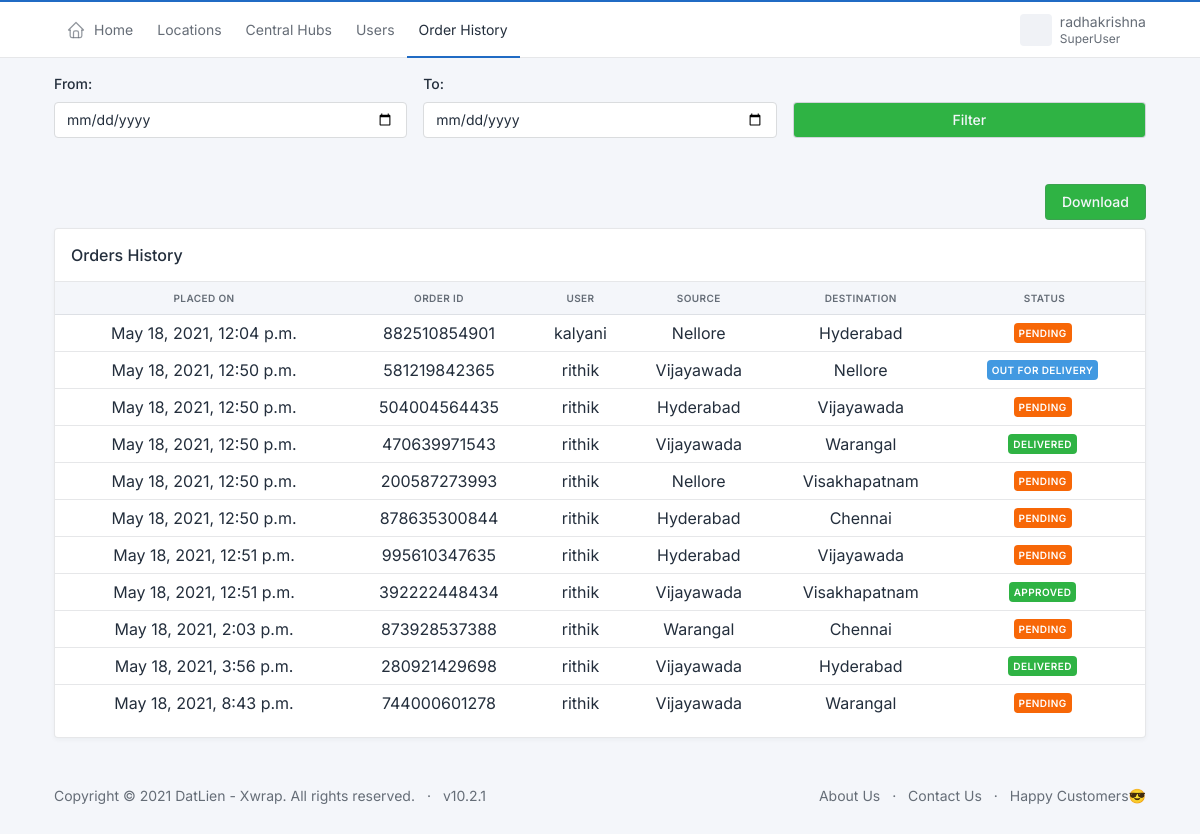
/datlien_admin/orders_history/ (signed in), run on an earlier commit of the app's database.
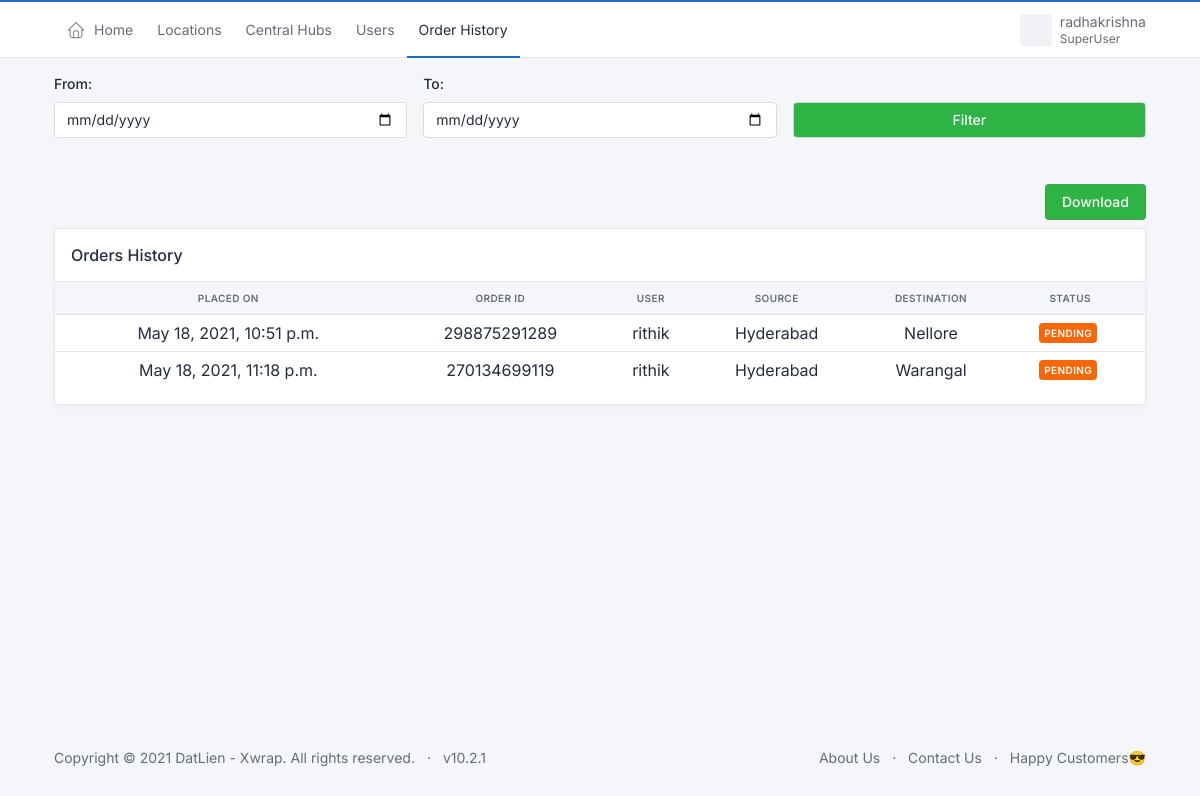
And on a later commit of the database.
### user/models.py (models this page shows, shortened)
class Delivery(RandomIDModel):
    user = models.CharField(max_length=100)
    source = models.ForeignKey(Hub,on_delete=models.CASCADE,related_name='+')
    destination = models.ForeignKey(Hub,on_delete=models.CASCADE,related_name='+')
    weight = models.IntegerField(default=0, verbose_name='Weight (In KGs)')
    type = models.CharField(max_length=100, null=True)
    destination_person = models.CharField(max_length=100, null=True, verbose_name="Destination Person")
    destination_address = models.CharField(max_length=100, null=True, verbose_name="Destination Address")
    destination_contact = models.CharField(max_length=10, null=True, verbose_name="Destination Contact No.")
    total_amount = models.IntegerField(default=0)
    is_approved = models.BooleanField(default=False)
    is_picked = models.BooleanField(default=False)
    is_shipped = models.BooleanField(default=False)
    is_transit = models.BooleanField(default=False)
    is_received = models.BooleanField(default=False)
    is_assigned = models.BooleanField(default=False)
    out_for_delivery = models.BooleanField(default=False)
    is_delivered = models.BooleanField(default=False)
    created_on = models.DateTimeField(auto_now_add=True)
    updated_on = models.DateTimeField(auto_now=True)

### datlien/models.py (models this page shows, shortened)
class Hub(RandomIDModel):
    central_hub = models.ForeignKey(CentralHub,on_delete=models.CASCADE,related_name='+')
    city = models.ForeignKey(City,on_delete=models.CASCADE,related_name='+')
    username = models.CharField(max_length=20)
    password = models.CharField(max_length=20)
    email = models.EmailField()
    address = models.CharField(max_length=100)
    base_fare = models.DecimalField(max_digits=9,decimal_places=2,default=0)
    created_on = models.DateTimeField(auto_now_add=True)
    updated_on = models.DateTimeField(auto_now=True)
    def __str__(self):
        return self.city.city

class City(RandomIDModel):
    state = models.ForeignKey(State,on_delete=models.CASCADE,related_name='+')
    city = models.CharField(max_length=20)
    created_on = models.DateTimeField(auto_now_add=True)
    updated_on = models.DateTimeField(auto_now=True)

### datlien/views.py (the view, shortened to what this page needs)
# urls.py: path('orders_history/', views.orders_history, name="orders_history"),
@login_required(login_url="login/")
def orders_history(request):
    superuser = request.user.is_superuser
    username = request.user.get_username()
    orders_history= Delivery.objects.all()
    return render(request, "datlien/orders_history.html",{
        'username':username,
        'superuser':superuser,
        'orders_history':orders_history,
    })

### datlien/templates/datlien/orders_history.html (shortened to what the changed rows need)
{% extends "datlien/base.html" %}
{% block 'body' %}
{% load widget_tweaks %}
<div class="container">
  <div class="col-12 mt-3 mb-3">
    <div class="card">
      <div class="table-responsive">
        <table class="table card-table table-vcenter text-nowrap datatable">
          <thead class="text-center">
            <tr>
                <th>Placed On</th>
                <th>Order Id</th>
                <th>User</th>
                <th>Source</th>
                <th>Destination</th>
                <th>Status</th>
            </tr>
          </thead>
          <tbody class="text-center">
            {% for delivery in orders_history %}
              <tr>
                <td>{{delivery.created_on}}</td>
                <td>{{delivery.id}}</td>
                <td>{{delivery.user}}</td>
                <td>{{delivery.source}}</td>
                <td>{{delivery.destination}}</td>
                <td>
                    {% if not delivery.is_approved %}
                      <span class="badge bg-warning me-1">Pending</span>
                    {% elif not delivery.is_picked %}
                      <span class="badge bg-success me-1">Approved</span>
                    {% elif not delivery.is_shipped %}
                      <span class="badge bg-accent me-1">Picked</span>
                    {% elif not delivery.is_transit %}
                      <span class="badge bg-info me-1">Shipped</span>
                    {% elif not delivery.is_received %}
                      <span class="badge bg-warning me-1">On its Way to Destination</span>
                    {% elif not delivery.out_for_delivery %}
                      <span class="badge bg-info me-1">Received</span>
                    {% elif not delivery.is_delivered %}
                      <span class="badge bg-info me-1">Out for Delivery</span>
                    {% else %}
                      <span class="badge bg-success me-1">Delivered</span>
                    {% endif %}
                </td>
              </tr>
            {% endfor %}
          </tbody>
        </table>
      </div>
    </div>
  </div>
</div>
{% endblock %}

What changed in the data, as far as the page shows it:
removed Delivery: created_on "May 18, 2021, 12:04 p.m.", id "882510854901", user "kalyani", source "Nellore", destination "Hyderabad", is_approved "PENDING"
removed Delivery: created_on "May 18, 2021, 12:50 p.m.", id "581219842365", user "rithik", source "Vijayawada", destination "Nellore", is_approved "OUT FOR DELIVERY"
removed Delivery: created_on "May 18, 2021, 12:50 p.m.", id "504004564435", user "rithik", source "Hyderabad", destination "Vijayawada", is_approved "PENDING"
removed Delivery: created_on "May 18, 2021, 12:50 p.m.", id "470639971543", user "rithik", source "Vijayawada", destination "Warangal", is_approved "DELIVERED"
removed Delivery: created_on "May 18, 2021, 12:50 p.m.", id "200587273993", user "rithik", source "Nellore", destination "Visakhapatnam", is_approved "PENDING"
removed Delivery: created_on "May 18, 2021, 12:50 p.m.", id "878635300844", user "rithik", source "Hyderabad", destination "Chennai", is_approved "PENDING"
removed Delivery: created_on "May 18, 2021, 12:51 p.m.", id "995610347635", user "rithik", source "Hyderabad", destination "Vijayawada", is_approved "PENDING"
removed Delivery: created_on "May 18, 2021, 12:51 p.m.", id "392222448434", user "rithik", source "Vijayawada", destination "Visakhapatnam", is_approved "APPROVED"
removed Delivery: created_on "May 18, 2021, 2:03 p.m.", id "873928537388", user "rithik", source "Warangal", destination "Chennai", is_approved "PENDING"
removed Delivery: created_on "May 18, 2021, 3:56 p.m.", id "280921429698", user "rithik", source "Vijayawada", destination "Hyderabad", is_approved "DELIVERED"
removed Delivery: created_on "May 18, 2021, 8:43 p.m.", id "744000601278", user "rithik", source "Vijayawada", destination "Warangal", is_approved "PENDING"
added Delivery: created_on "May 18, 2021, 10:51 p.m.", id "298875291289", user "rithik", source "Hyderabad", destination "Nellore", is_approved "PENDING"
added Delivery: created_on "May 18, 2021, 11:18 p.m.", id "270134699119", user "rithik", source "Hyderabad", destination "Warangal", is_approved "PENDING"
